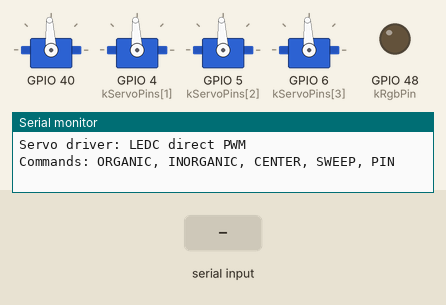
Recording of a program running on a simulated ESP32-S3. Shown: 4 × servo, output pins drawn as LEDs (lit = HIGH), the last lines printed to the serial monitor. Inputs (shaded band) come from the test bench. Servo pulses on a pin are drawn as a servo (544–2400 µs = 0–180°).

Above: at 1.7 s.
1.8 s: "SWEEP\n" received over Serial
At 2.3 s:
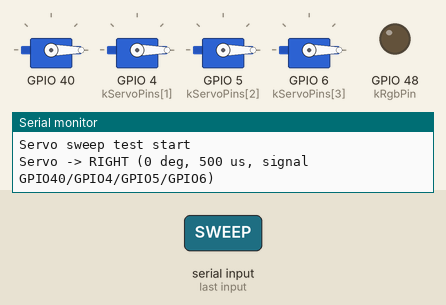
4.8 s: "TEST\n" received over Serial
At 6.2 s:
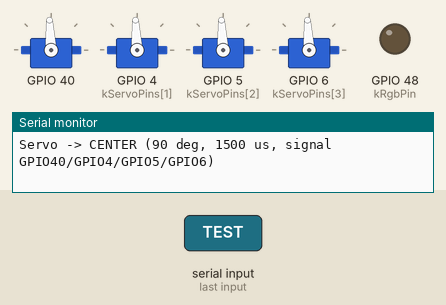
6.3 s: "ORGANIC\n" received over Serial
At 7.7 s:
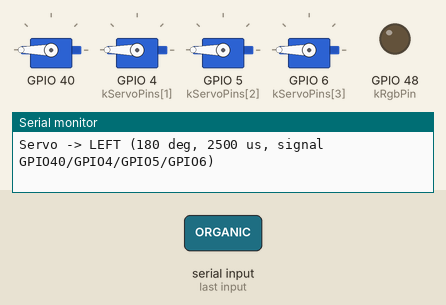
9.3 s: "CENTER\n" received over Serial
At 10.3 s:
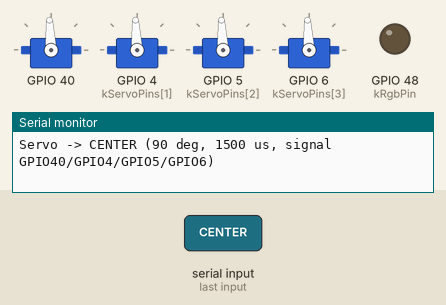
Timing chart, 0 to 11.8 s (numbered marks = the images above; inputs shaded):
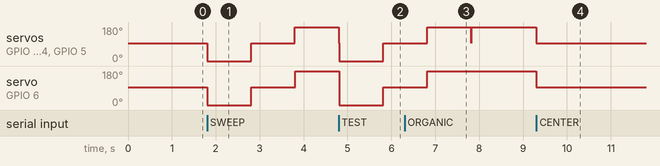

Measured:
- after the input at 1.8 s, servo on GPIO 40, servo on GPIO 4 (kServoPins[1]), servo on GPIO 5 (kServoPins[2]), servo on GPIO 6 (kServoPins[3]): 93° → 0° at once, → 93° 1.0 s later, → 180° 1.0 s later
- after the input at 4.8 s, servo on GPIO 6 (kServoPins[3]): 180° → 0° at once, → 93° 1.0 s later
- after the input at 6.3 s, servo on GPIO 6 (kServoPins[3]): goes on until 6.8 s, then stays 180°
- after the input at 9.3 s, servo on GPIO 40, servo on GPIO 4 (kServoPins[1]), servo on GPIO 5 (kServoPins[2]), servo on GPIO 6 (kServoPins[3]): 180° → 93° at once

The program:

main.cpp
```cpp
#include <Arduino.h>

namespace {
#ifndef SERVO_SIGNAL_PIN
#define SERVO_SIGNAL_PIN 40
#endif

constexpr int kServoPin = SERVO_SIGNAL_PIN;
constexpr int kServoFrequencyHz = 50;
constexpr int kServoResolutionBits = 14;
constexpr int kServoMinPulseUs = 500;
constexpr int kServoMaxPulseUs = 2500;
constexpr int kServoPeriodUs = 1000000 / kServoFrequencyHz;
constexpr int kServoPins[] = {kServoPin, 4, 5, 6};
constexpr int kServoPinCount = sizeof(kServoPins) / sizeof(kServoPins[0]);
constexpr int kRgbPin = 48;

constexpr int kCenterAngle = 90;
constexpr int kLeftAngle = 180;
constexpr int kRightAngle = 0;

String serialBuffer;

uint32_t pulseToDuty(int pulseUs) {
  constexpr uint32_t maxDuty = (1UL << kServoResolutionBits) - 1;
  return (static_cast<uint32_t>(pulseUs) * maxDuty) / kServoPeriodUs;
}

int angleToPulseUs(int angle) {
  angle = constrain(angle, 0, 180);
  return map(angle, 0, 180, kServoMinPulseUs, kServoMaxPulseUs);
}

void moveServoTo(int angle, const char *label) {
  const int pulseUs = angleToPulseUs(angle);
  const uint32_t duty = pulseToDuty(pulseUs);

  for (int channel = 0; channel < kServoPinCount; channel++) {
    ledcWrite(channel, duty);
  }

  Serial.printf(
      "Servo -> %s (%d deg, %d us, signal GPIO%d/GPIO4/GPIO5/GPIO6)\n",
      label,
      angle,
      pulseUs,
      kServoPin);
}

void sweepServo() {
  Serial.println("Servo sweep test start");
  moveServoTo(kRightAngle, "RIGHT");
  delay(1000);
  moveServoTo(kCenterAngle, "CENTER");
  delay(1000);
  moveServoTo(kLeftAngle, "LEFT");
  delay(1000);
  moveServoTo(kCenterAngle, "CENTER");
  Serial.println("Servo sweep test done");
}

void handleCommand(String command) {
  command.trim();
  command.toUpperCase();

  if (command.length() == 0) {
    return;
  }

  if (command == "ORGANIC" || command == "LEFT") {
    moveServoTo(kLeftAngle, "ORGANIC / LEFT");
  } else if (command == "INORGANIC" || command == "RIGHT") {
    moveServoTo(kRightAngle, "INORGANIC / RIGHT");
  } else if (command == "CENTER" || command == "RESET") {
    moveServoTo(kCenterAngle, "CENTER");
  } else if (command == "SWEEP" || command == "TEST") {
    sweepServo();
  } else if (command == "PIN") {
    Serial.printf(
        "Servo signal pins: GPIO%d, GPIO4, GPIO5, GPIO6; %d Hz; pulse %d-%d us\n",
        kServoPin,
        kServoFrequencyHz,
        kServoMinPulseUs,
        kServoMaxPulseUs);
  } else {
    Serial.printf("Unknown command: %s\n", command.c_str());
  }
}
}  // namespace

void setup() {
  Serial.begin(115200);
  delay(500);

  pinMode(kRgbPin, OUTPUT);
  neopixelWrite(kRgbPin, 0, 0, 0);

  for (int channel = 0; channel < kServoPinCount; channel++) {
    pinMode(kServoPins[channel], OUTPUT);
    ledcSetup(channel, kServoFrequencyHz, kServoResolutionBits);
    ledcAttachPin(kServoPins[channel], channel);
  }

  moveServoTo(kCenterAngle, "CENTER");

  Serial.println("Waste sorter ready.");
  Serial.printf("Servo primary signal pin: GPIO%d\n", kServoPin);
  Serial.println("Servo diagnostic pins also active: GPIO4, GPIO5, GPIO6");
  Serial.println("Servo driver: LEDC direct PWM");
  Serial.println("Commands: ORGANIC, INORGANIC, CENTER, SWEEP, PIN");
}

void loop() {
  while (Serial.available() > 0) {
    char incoming = static_cast<char>(Serial.read());

    if (incoming == '\n' || incoming == '\r') {
      if (serialBuffer.length() > 0) {
        handleCommand(serialBuffer);
        serialBuffer = "";
      }
      continue;
    }

    serialBuffer += incoming;
  }
}
```
